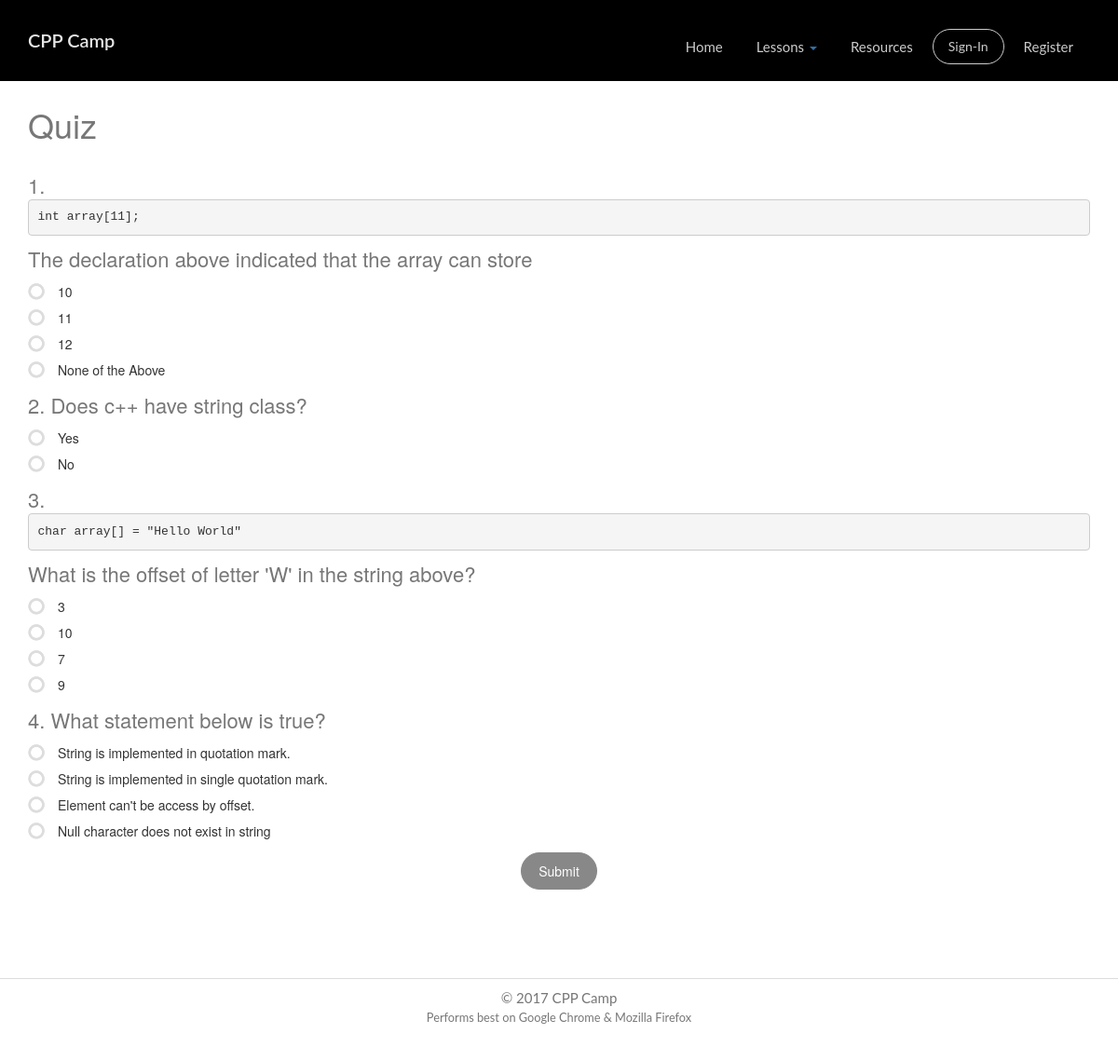
The page /lessons/quiz/5/ on the database its author committed.
### lessons/models.py (models this page shows, shortened)
class Quiz(models.Model):
    question_text = models.TextField()
    pub_date = models.DateTimeField('date published')
    lesson_num = models.IntegerField()
    lesson = models.ForeignKey(Lesson, on_delete=models.CASCADE)
    answer = models.TextField()
    score = models.IntegerField()
    def was_published_recently(self):
        now = timezone.now()
        return now - datetime.timedelta(days=1) <= self.pub_date <= now
    was_published_recently.admin_order_field = 'pub_date'
    was_published_recently.boolean = True
    was_published_recently.short_description = 'Published recently?'

class Choice2(models.Model):
    question = models.ForeignKey(Quiz, on_delete=models.CASCADE)
    choice_text = models.TextField()
    answer = models.BooleanField()

### lessons/views.py (the view)
# urls.py: url(r'^quiz/(?P<pk>[0-9]+)/$', views.QuizDetail.as_view(), name='detailss'),
class QuizDetail(generic.DetailView):
    model = Lesson
    template_name = 'lessons/quiz/quiz.html'
    def get_queryset(self):
        return Lesson.objects.order_by('lesson_id')

### lessons/templates/lessons/quiz/quiz.html (shortened to what this page needs)
{% extends "base.html" %}
{% block content %}<BR><BR>
<body><div class="wrapper">
  <div class="section section-description">
         <div class="container">
             <h2 class="section-title">Quiz</h2>
  <h4 class="text-left"><form id="quiz">
{% for quiz in lesson.quiz_set.all %} {% autoescape off %}{{quiz.lesson_num}}. {{ quiz.question_text }} {% endautoescape %}
<BR> {% for choice2 in quiz.choice2_set.all %} {% if choice2.answer %}
  <label class="radio">
    <span class="icons">
    <span class="first-icon fa fa-circle-o"></span>
  </span>
{% autoescape off %}{{ choice2.choice_text }}{% endautoescape %}
</label> {% else %}
<label class="radio">
  <span class="icons">
  <span class="first-icon fa fa-circle-o"></span>
</span>
{% autoescape off %}{{ choice2.choice_text }}{% endautoescape %}
</label> {% endif %}
{% endfor %}
{% endfor %}
  <div class="col-sm-offset-6" style="display:table;margin: 0 auto;">
    <input type="button" class="btn btn-block btn-round btn-fill btn-default" id="submit" value="Submit">
  </div>
  </h4>
</div>
{% endblock %}

### rows shown on the page
Quiz: lesson_num "1", question_text "int array[11]; The declaration above indicated that the array can store"
Choice2: choice_text "10"
Choice2: choice_text "11"
Choice2: choice_text "12"
Choice2: choice_text "None of the Above"
Quiz: lesson_num "2", question_text "Does c++ have string class?"
Choice2: choice_text "Yes"
Choice2: choice_text "No"
Quiz: lesson_num "3", question_text "char array[] = \"Hello World\" What is the offset of letter 'W' in the string above?"
Choice2: choice_text "3"
Choice2: choice_text "10"
Choice2: choice_text "7"
Choice2: choice_text "9"
Quiz: lesson_num "4", question_text "What statement below is true?"
Choice2: choice_text "String is implemented in quotation mark."
Choice2: choice_text "String is implemented in single quotation mark."
Choice2: choice_text "Element can't be access by offset."
Choice2: choice_text "Null character does not exist in string"
